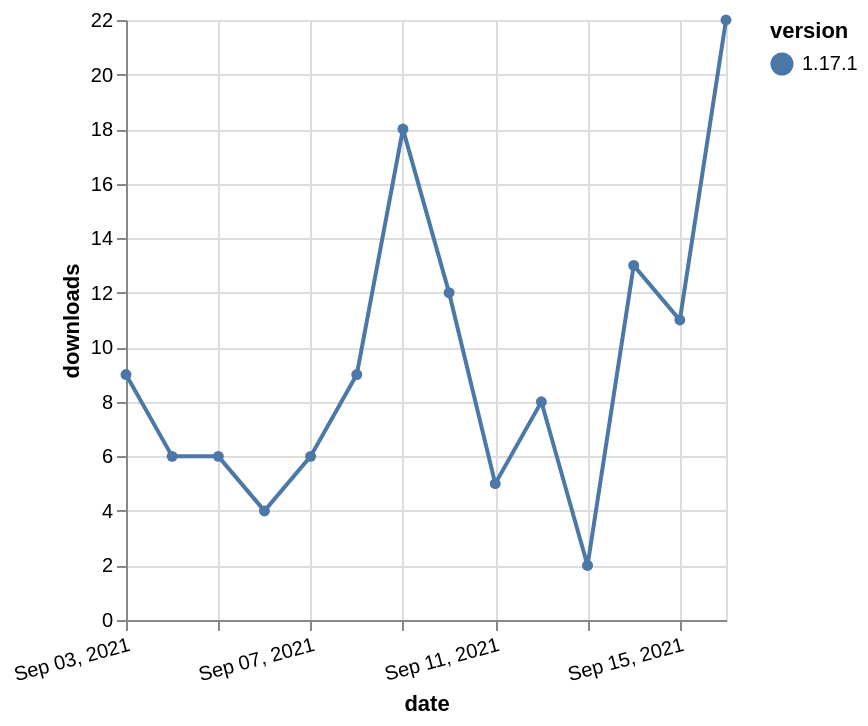

The specification (Vega-Lite) saved for this image:
### Vega-Lite specification from a JSON file in a GitHub repository (floating-point values rounded to 4 significant figures)
{"$schema": "https://vega.github.io/schema/vega-lite/v5.json", "description": "A simple bar chart with embedded data.", "data": {"values": [{"date": "2021-09-03", "total": 26675, "delta": 9, "version": "1.17.1"}, {"date": "2021-09-04", "total": 26681, "delta": 6, "version": "1.17.1"}, {"date": "2021-09-05", "total": 26687, "delta": 6, "version": "1.17.1"}, {"date": "2021-09-06", "total": 26691, "delta": 4, "version": "1.17.1"}, {"date": "2021-09-07", "total": 26697, "delta": 6, "version": "1.17.1"}, {"date": "2021-09-08", "total": 26706, "delta": 9, "version": "1.17.1"}, {"date": "2021-09-09", "total": 26724, "delta": 18, "version": "1.17.1"}, {"date": "2021-09-10", "total": 26736, "delta": 12, "version": "1.17.1"}, {"date": "2021-09-11", "total": 26741, "delta": 5, "version": "1.17.1"}, {"date": "2021-09-12", "total": 26749, "delta": 8, "version": "1.17.1"}, {"date": "2021-09-13", "total": 26751, "delta": 2, "version": "1.17.1"}, {"date": "2021-09-14", "total": 26764, "delta": 13, "version": "1.17.1"}, {"date": "2021-09-15", "total": 26775, "delta": 11, "version": "1.17.1"}, {"date": "2021-09-16", "total": 26797, "delta": 22, "version": "1.17.1"}]}, "width": "container", "mark": {"type": "line", "point": {"filled": true}}, "encoding": {"x": {"field": "date", "type": "temporal", "timeUnit": "yearmonthdate", "title": "date", "axis": {"labelAngle": -15}}, "y": {"field": "delta", "type": "quantitative", "title": "downloads"}, "color": {"field": "version", "type": "nominal"}, "tooltip": {"field": "delta"}}}
